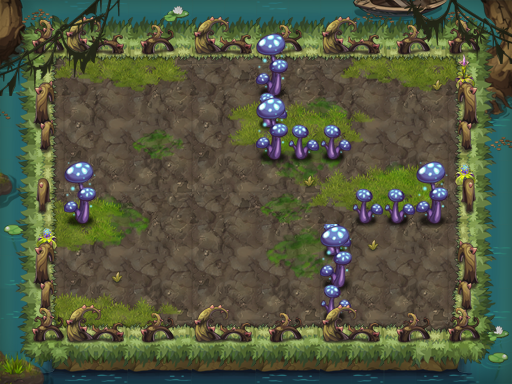

A 2D game scene composited from a Tiled map and its tileset images. What follows is a short description and the map's XML, with each tile layer's data collapsed to a summary:
An orthogonal 16x12 tile map with 32x32 px tiles, 16 tile layers (PASS, 块层 13, 块层 14, 块层 15, ...) and 12 objects (7x TRAP, 3x hongsrng3, PLAYER, BOMB).

<map version="1.0" orientation="orthogonal" width="16" height="12" tilewidth="32" tileheight="32">
 <properties>
  <property name="DESTRY1" value="221" />
  <property name="DESTRY2" value="225" />
  <property name="DESTRY3" value="223" />
  <property name="DESTRY_COUNT" value="3" />
  <property name="EXP" value="545" />
  <property name="ITEM" value="D015" />
  <property name="MONEY" value="818" />
 </properties>
 <tileset firstgid="1" name="swzz" tilewidth="32" tileheight="32">
  <image source="swzz.png" width="500" height="1024" />
 </tileset>
 <layer name="PASS" width="16" height="12">
  <data>[192 cells, 109 non-empty, 17 distinct tile ids]</data>
 </layer>
 <layer name="块层 13" width="16" height="12">
  <data>[192 cells, 148 non-empty, 22 distinct tile ids]</data>
 </layer>
 <layer name="块层 14" width="16" height="12">
  <data>[192 cells, 59 non-empty, 23 distinct tile ids]</data>
 </layer>
 <layer name="块层 15" width="16" height="12">
  <data>[192 cells, 91 non-empty, 27 distinct tile ids]</data>
 </layer>
 <layer name="块层 2" width="16" height="12">
  <data>[192 cells, 96 non-empty, 8 distinct tile ids]</data>
 </layer>
 <layer name="块层 4" width="16" height="12">
  <data>[192 cells, 20 non-empty, 7 distinct tile ids]</data>
 </layer>
 <layer name="块层 3" width="16" height="12">
  <data>[192 cells, 62 non-empty, 16 distinct tile ids]</data>
 </layer>
 <layer name="块层 6" width="16" height="12">
  <data>[192 cells, 27 non-empty, 13 distinct tile ids]</data>
 </layer>
 <layer name="块层 16" width="16" height="12">
  <data>[192 cells, 52 non-empty, 5 distinct tile ids]</data>
 </layer>
 <layer name="SHELTER 9" width="16" height="12">
  <data>[192 cells, 14 non-empty, 5 distinct tile ids]</data>
 </layer>
 <layer name="SHELTER 8" width="16" height="12">
  <data>[192 cells, 1 non-empty, 1 distinct tile ids]</data>
 </layer>
 <layer name="SHELTER 7" width="16" height="12">
  <data>[192 cells, 1 non-empty, 1 distinct tile ids]</data>
 </layer>
 <layer name="SHELTER 5" width="16" height="12">
  <data>[192 cells, 4 non-empty, 2 distinct tile ids]</data>
 </layer>
 <layer name="SHELTER 3" width="16" height="12">
  <data>[192 cells, 3 non-empty, 2 distinct tile ids]</data>
 </layer>
 <layer name="SHELTER 2" width="16" height="12">
  <data>[192 cells, 4 non-empty, 4 distinct tile ids]</data>
 </layer>
 <layer name="SHELTER 1" width="16" height="12">
  <data>[192 cells, 1 non-empty, 1 distinct tile ids]</data>
 </layer>
 <objectgroup name="对象层 1" width="16" height="12">
  <object name="PLAYER" type="PLAYER" x="64" y="96" width="32" height="32" />
  <object name="hongsrng3" x="384" y="256" width="32" height="32">
   <properties>
    <property name="lua_ai" value="monster_hongsrng_ai" />
    <property name="quality" value="hongsrng3.quality" />
   </properties>
  </object>
  <object name="senser1" type="TRAP" x="64" y="224" width="32" height="32">
   <properties>
    <property name="trap_floor" value="true" />
    <property name="trap_script" value="trap_onTNTSenser(&quot;tnt1&quot;);" />
    <property name="trap_start_mode" value="0" />
   </properties>
  </object>
  <object name="tnt1" type="BOMB" x="416" y="224" width="32" height="32">
   <properties>
    <property name="bomb_ani" value="tnt_bomb.bomb" />
    <property name="bomb_damage" value="9999" />
    <property name="bomb_power" value="1" />
   </properties>
  </object>
  <object name="mp1" type="TRAP" x="288" y="64" width="32" height="32">
   <properties>
    <property name="trap_ani" value="mp.actor" />
    <property name="trap_floor" value="true" />
    <property name="trap_id" value="0" />
    <property name="trap_script" value="trap_moveto(&quot;PLAYER&quot;, &quot;mp1&quot;,target(&quot;mp2&quot;):getX(),target(&quot;mp2&quot;):getY() );" />
    <property name="trap_sound_id" value="1" />
    <property name="trap_start_mode" value="0" />
    <property name="trap_state" value="open" />
   </properties>
  </object>
  <object name="mp2" type="TRAP" x="416" y="288" width="32" height="32">
   <properties>
    <property name="trap_ani" value="mp.actor" />
    <property name="trap_floor" value="true" />
    <property name="trap_id" value="0" />
    <property name="trap_script" value="trap_moveto(&quot;PLAYER&quot;, &quot;mp2&quot;,target(&quot;mp1&quot;):getX(),target(&quot;mp1&quot;):getY() );" />
    <property name="trap_sound_id" value="1" />
    <property name="trap_start_mode" value="0" />
    <property name="trap_state" value="open" />
   </properties>
  </object>
  <object name="zi_dan_down1" type="TRAP" x="192" y="64" width="32" height="32">
   <properties>
    <property name="trap_ani" value="poison_tree.actor" />
    <property name="trap_delay" value="2" />
    <property name="trap_id" value="0" />
    <property name="trap_script" value="trap(&quot;zi_dan_down1&quot;):setAtkPower(target(&quot;PLAYER&quot;):getHP()*0.1);trap(&quot;zi_dan_down1&quot;):turnDown(); trap(&quot;zi_dan_down1&quot;):getAI():getActions():addObject( AIUseSkill:create(   SkillLua:create(&quot;skill_0002&quot;)  )  );" />
    <property name="trap_start_mode" value="2" />
    <property name="trap_state" value="open" />
    <property name="trap_turn" value="down" />
   </properties>
  </object>
  <object name="hongsrng3" x="416" y="64" width="32" height="32">
   <properties>
    <property name="lua_ai" value="monster_hongsrng_ai" />
    <property name="quality" value="hongsrng3.quality" />
   </properties>
  </object>
  <object name="hongsrng3" x="288" y="288" width="32" height="32">
   <properties>
    <property name="lua_ai" value="monster_hongsrng_ai" />
    <property name="quality" value="hongsrng3.quality" />
   </properties>
  </object>
  <object name="bh1" type="TRAP" x="256" y="224" width="32" height="32">
   <properties>
    <property name="trap_ani" value="black_hole.actor" />
    <property name="trap_floor" value="true" />
    <property name="trap_id" value="2" />
    <property name="trap_sh" value="0.1" />
    <property name="trap_sw" value="0.1" />
   </properties>
  </object>
  <object name="xy1" type="TRAP" x="256" y="224" width="32" height="32">
   <properties>
    <property name="lua_ai" value="trap_mire_ai" />
    <property name="trap_sh" value="0.1" />
    <property name="trap_sw" value="0.1" />
   </properties>
  </object>
  <object name="triger1" type="TRAP" x="64" y="224" width="32" height="32">
   <properties>
    <property name="trap_ani" value="tnt_triger.actor" />
    <property name="trap_floor" value="true" />
    <property name="trap_script" value="trap_onTNTBombTrap(&quot;triger1&quot;,&quot;tnt1&quot;);" />
    <property name="trap_sound_id" value="3" />
    <property name="trap_start_mode" value="3" />
    <property name="trap_state" value="open" />
   </properties>
  </object>
 </objectgroup>
</map>
